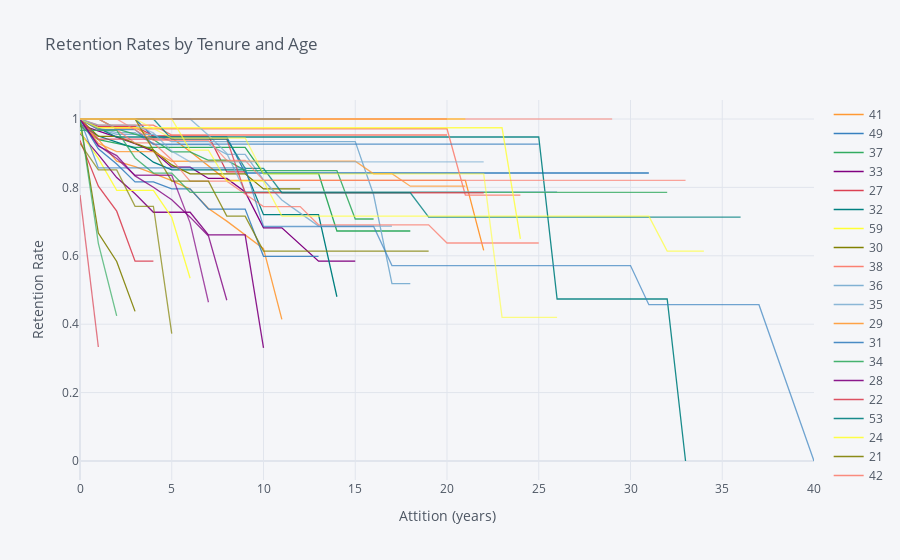

The code cell stored with this chart in its notebook:
### Code cell
rates=survival(data, 'Age', 'YearsAtCompany', 'Attrition')

rates.iplot(kind='line', xTitle='Attition (years)', yTitle='Retention Rate',
            title='Retention Rates by Tenure and Age')

### Figure 1 — Plotly figure (JSON) as saved in the notebook; plotly's stock layout.template omitted (floating-point values rounded to 4 significant figures)
{"data": [{"line": {"color": "rgba(255, 153, 51, 1.0)", "dash": "solid", "shape": "linear", "width": 1.3}, "mode": "lines", "name": "41", "text": "", "type": "scatter", "x": [0, 1, 2, 3, 4, 5, 6, 7, 8, 9, 10, 11, 12, 13, 14, 15, 16, 17, 18, 19, 20, 21, 22, 23, 24, 25, 26, 27, 29, 30, 31, 32, 33, 34, 36, 37, 40], "y": [1, 0.975, 0.975, 0.975, 0.9445, 0.9445, 0.9052, 0.864, 0.8208, 0.8208, 0.8208, 0.8208, 0.8208, 0.8208, 0.8208, 0.8208, 0.8208, 0.8208, 0.8208, 0.8208, 0.8208, 0.8208, 0.6156, "", "", "", "", "", "", "", "", "", "", "", "", "", ""]}, {"line": {"color": "rgba(55, 128, 191, 1.0)", "dash": "solid", "shape": "linear", "width": 1.3}, "mode": "lines", "name": "49", "text": "", "type": "scatter", "x": [0, 1, 2, 3, 4, 5, 6, 7, 8, 9, 10, 11, 12, 13, 14, 15, 16, 17, 18, 19, 20, 21, 22, 23, 24, 25, 26, 27, 29, 30, 31, 32, 33, 34, 36, 37, 40], "y": [1, 1, 1, 1, 0.9474, 0.9474, 0.9474, 0.9474, 0.9474, 0.8421, 0.8421, 0.8421, 0.8421, 0.8421, 0.8421, 0.8421, 0.8421, 0.8421, 0.8421, 0.8421, 0.8421, 0.8421, 0.8421, 0.8421, 0.8421, 0.8421, 0.8421, 0.8421, 0.8421, 0.8421, 0.8421, "", "", "", "", "", ""]}, {"line": {"color": "rgba(50, 171, 96, 1.0)", "dash": "solid", "shape": "linear", "width": 1.3}, "mode": "lines", "name": "37", "text": "", "type": "scatter", "x": [0, 1, 2, 3, 4, 5, 6, 7, 8, 9, 10, 11, 12, 13, 14, 15, 16, 17, 18, 19, 20, 21, 22, 23, 24, 25, 26, 27, 29, 30, 31, 32, 33, 34, 36, 37, 40], "y": [0.98, 0.94, 0.9285, 0.9171, 0.9171, 0.9171, 0.9171, 0.9171, 0.9171, 0.9171, 0.8407, 0.8407, 0.8407, 0.8407, 0.6725, 0.6725, 0.6725, 0.6725, 0.6725, "", "", "", "", "", "", "", "", "", "", "", "", "", "", "", "", "", ""]}, {"line": {"color": "rgba(128, 0, 128, 1.0)", "dash": "solid", "shape": "linear", "width": 1.3}, "mode": "lines", "name": "33", "text": "", "type": "scatter", "x": [0, 1, 2, 3, 4, 5, 6, 7, 8, 9, 10, 11, 12, 13, 14, 15, 16, 17, 18, 19, 20, 21, 22, 23, 24, 25, 26, 27, 29, 30, 31, 32, 33, 34, 36, 37, 40], "y": [0.9828, 0.9652, 0.947, 0.9277, 0.9056, 0.8591, 0.8591, 0.8261, 0.8261, 0.7868, 0.6819, 0.6819, 0.6332, 0.5845, 0.5845, 0.5845, "", "", "", "", "", "", "", "", "", "", "", "", "", "", "", "", "", "", "", "", ""]}, {"line": {"color": "rgba(219, 64, 82, 1.0)", "dash": "solid", "shape": "linear", "width": 1.3}, "mode": "lines", "name": "27", "text": "", "type": "scatter", "x": [0, 1, 2, 3, 4, 5, 6, 7, 8, 9, 10, 11, 12, 13, 14, 15, 16, 17, 18, 19, 20, 21, 22, 23, 24, 25, 26, 27, 29, 30, 31, 32, 33, 34, 36, 37, 40], "y": [1, 0.9787, 0.9787, 0.9787, 0.9508, 0.9508, 0.9508, 0.9508, 0.8451, 0.8451, "", "", "", "", "", "", "", "", "", "", "", "", "", "", "", "", "", "", "", "", "", "", "", "", "", "", ""]}, {"line": {"color": "rgba(0, 128, 128, 1.0)", "dash": "solid", "shape": "linear", "width": 1.3}, "mode": "lines", "name": "32", "text": "", "type": "scatter", "x": [0, 1, 2, 3, 4, 5, 6, 7, 8, 9, 10, 11, 12, 13, 14, 15, 16, 17, 18, 19, 20, 21, 22, 23, 24, 25, 26, 27, 29, 30, 31, 32, 33, 34, 36, 37, 40], "y": [0.9836, 0.9503, 0.9327, 0.9144, 0.8737, 0.8513, 0.8513, 0.8513, 0.8513, 0.8513, 0.7204, 0.7204, 0.7204, 0.7204, 0.4802, "", "", "", "", "", "", "", "", "", "", "", "", "", "", "", "", "", "", "", "", "", ""]}, {"line": {"color": "rgba(255, 255, 51, 1.0)", "dash": "solid", "shape": "linear", "width": 1.3}, "mode": "lines", "name": "59", "text": "", "type": "scatter", "x": [0, 1, 2, 3, 4, 5, 6, 7, 8, 9, 10, 11, 12, 13, 14, 15, 16, 17, 18, 19, 20, 21, 22, 23, 24, 25, 26, 27, 29, 30, 31, 32, 33, 34, 36, 37, 40], "y": [1, 1, 1, 1, 1, 1, 1, 1, 1, 1, 1, 1, 1, 1, 1, 1, 1, 1, 1, 1, 1, 1, "", "", "", "", "", "", "", "", "", "", "", "", "", "", ""]}, {"line": {"color": "rgba(128, 128, 0, 1.0)", "dash": "solid", "shape": "linear", "width": 1.3}, "mode": "lines", "name": "30", "text": "", "type": "scatter", "x": [0, 1, 2, 3, 4, 5, 6, 7, 8, 9, 10, 11, 12, 13, 14, 15, 16, 17, 18, 19, 20, 21, 22, 23, 24, 25, 26, 27, 29, 30, 31, 32, 33, 34, 36, 37, 40], "y": [1, 0.9492, 0.9492, 0.9298, 0.9091, 0.8658, 0.8396, 0.8396, 0.8396, 0.8396, 0.7954, 0.7954, 0.7954, "", "", "", "", "", "", "", "", "", "", "", "", "", "", "", "", "", "", "", "", "", "", "", ""]}, {"line": {"color": "rgba(251, 128, 114, 1.0)", "dash": "solid", "shape": "linear", "width": 1.3}, "mode": "lines", "name": "38", "text": "", "type": "scatter", "x": [0, 1, 2, 3, 4, 5, 6, 7, 8, 9, 10, 11, 12, 13, 14, 15, 16, 17, 18, 19, 20, 21, 22, 23, 24, 25, 26, 27, 29, 30, 31, 32, 33, 34, 36, 37, 40], "y": [1, 0.9821, 0.9821, 0.9821, 0.9821, 0.9533, 0.9533, 0.9533, 0.9533, 0.9533, 0.9533, 0.9533, 0.9533, 0.9533, 0.9533, 0.9533, 0.9533, 0.9533, 0.9533, 0.9533, 0.9533, "", "", "", "", "", "", "", "", "", "", "", "", "", "", "", ""]}, {"line": {"color": "rgba(128, 177, 211, 1.0)", "dash": "solid", "shape": "linear", "width": 1.3}, "mode": "lines", "name": "36", "text": "", "type": "scatter", "x": [0, 1, 2, 3, 4, 5, 6, 7, 8, 9, 10, 11, 12, 13, 14, 15, 16, 17, 18, 19, 20, 21, 22, 23, 24, 25, 26, 27, 29, 30, 31, 32, 33, 34, 36, 37, 40], "y": [1, 0.971, 0.9548, 0.9548, 0.9548, 0.9341, 0.9341, 0.9341, 0.9341, 0.9341, 0.9341, 0.9341, 0.9341, 0.9341, 0.9341, 0.9341, 0.7784, 0.5189, 0.5189, "", "", "", "", "", "", "", "", "", "", "", "", "", "", "", "", "", ""]}, {"line": {"color": "rgba(128, 177, 211, 0.8999999999999999)", "dash": "solid", "shape": "linear", "width": 1.3}, "mode": "lines", "name": "35", "text": "", "type": "scatter", "x": [0, 1, 2, 3, 4, 5, 6, 7, 8, 9, 10, 11, 12, 13, 14, 15, 16, 17, 18, 19, 20, 21, 22, 23, 24, 25, 26, 27, 29, 30, 31, 32, 33, 34, 36, 37, 40], "y": [1, 0.9744, 0.9602, 0.9602, 0.9253, 0.9253, 0.9253, 0.9253, 0.8964, 0.8964, 0.8217, 0.763, 0.7249, 0.6867, 0.6867, 0.6867, 0.6867, 0.6867, "", "", "", "", "", "", "", "", "", "", "", "", "", "", "", "", "", "", ""]}, {"line": {"color": "rgba(255, 153, 51, 0.8999999999999999)", "dash": "solid", "shape": "linear", "width": 1.3}, "mode": "lines", "name": "29", "text": "", "type": "scatter", "x": [0, 1, 2, 3, 4, 5, 6, 7, 8, 9, 10, 11, 12, 13, 14, 15, 16, 17, 18, 19, 20, 21, 22, 23, 24, 25, 26, 27, 29, 30, 31, 32, 33, 34, 36, 37, 40], "y": [0.9853, 0.9405, 0.8767, 0.8605, 0.841, 0.8199, 0.7951, 0.7383, 0.7014, 0.6624, 0.621, 0.414, "", "", "", "", "", "", "", "", "", "", "", "", "", "", "", "", "", "", "", "", "", "", "", "", ""]}, {"line": {"color": "rgba(55, 128, 191, 0.8999999999999999)", "dash": "solid", "shape": "linear", "width": 1.3}, "mode": "lines", "name": "31", "text": "", "type": "scatter", "x": [0, 1, 2, 3, 4, 5, 6, 7, 8, 9, 10, 11, 12, 13, 14, 15, 16, 17, 18, 19, 20, 21, 22, 23, 24, 25, 26, 27, 29, 30, 31, 32, 33, 34, 36, 37, 40], "y": [1, 0.913, 0.8681, 0.8161, 0.8161, 0.7957, 0.7957, 0.7367, 0.7367, 0.7367, 0.5986, 0.5986, 0.5986, 0.5986, "", "", "", "", "", "", "", "", "", "", "", "", "", "", "", "", "", "", "", "", "", "", ""]}, {"line": {"color": "rgba(50, 171, 96, 0.8999999999999999)", "dash": "solid", "shape": "linear", "width": 1.3}, "mode": "lines", "name": "34", "text": "", "type": "scatter", "x": [0, 1, 2, 3, 4, 5, 6, 7, 8, 9, 10, 11, 12, 13, 14, 15, 16, 17, 18, 19, 20, 21, 22, 23, 24, 25, 26, 27, 29, 30, 31, 32, 33, 34, 36, 37, 40], "y": [1, 1, 0.9714, 0.9565, 0.94, 0.9038, 0.9038, 0.8794, 0.8794, 0.8491, 0.8491, 0.8491, 0.8491, 0.8491, 0.8491, 0.7076, 0.7076, "", "", "", "", "", "", "", "", "", "", "", "", "", "", "", "", "", "", "", ""]}, {"line": {"color": "rgba(128, 0, 128, 0.8999999999999999)", "dash": "solid", "shape": "linear", "width": 1.3}, "mode": "lines", "name": "28", "text": "", "type": "scatter", "x": [0, 1, 2, 3, 4, 5, 6, 7, 8, 9, 10, 11, 12, 13, 14, 15, 16, 17, 18, 19, 20, 21, 22, 23, 24, 25, 26, 27, 29, 30, 31, 32, 33, 34, 36, 37, 40], "y": [0.9583, 0.8958, 0.8286, 0.7813, 0.7274, 0.7274, 0.7274, 0.6613, 0.6613, 0.6613, 0.3306, "", "", "", "", "", "", "", "", "", "", "", "", "", "", "", "", "", "", "", "", "", "", "", "", "", ""]}, {"line": {"color": "rgba(219, 64, 82, 0.8999999999999999)", "dash": "solid", "shape": "linear", "width": 1.3}, "mode": "lines", "name": "22", "text": "", "type": "scatter", "x": [0, 1, 2, 3, 4, 5, 6, 7, 8, 9, 10, 11, 12, 13, 14, 15, 16, 17, 18, 19, 20, 21, 22, 23, 24, 25, 26, 27, 29, 30, 31, 32, 33, 34, 36, 37, 40], "y": [0.9375, 0.8036, 0.7305, 0.5844, 0.5844, "", "", "", "", "", "", "", "", "", "", "", "", "", "", "", "", "", "", "", "", "", "", "", "", "", "", "", "", "", "", "", ""]}, {"line": {"color": "rgba(0, 128, 128, 0.8999999999999999)", "dash": "solid", "shape": "linear", "width": 1.3}, "mode": "lines", "name": "53", "text": "", "type": "scatter", "x": [0, 1, 2, 3, 4, 5, 6, 7, 8, 9, 10, 11, 12, 13, 14, 15, 16, 17, 18, 19, 20, 21, 22, 23, 24, 25, 26, 27, 29, 30, 31, 32, 33, 34, 36, 37, 40], "y": [1, 0.9737, 0.9474, 0.9474, 0.9474, 0.9474, 0.9474, 0.9474, 0.9474, 0.9474, 0.9474, 0.9474, 0.9474, 0.9474, 0.9474, 0.9474, 0.9474, 0.9474, 0.9474, 0.9474, 0.9474, 0.9474, 0.9474, 0.9474, 0.9474, 0.9474, 0.4737, 0.4737, 0.4737, 0.4737, 0.4737, 0.4737, 0, "", "", "", ""]}, {"line": {"color": "rgba(255, 255, 51, 0.8999999999999999)", "dash": "solid", "shape": "linear", "width": 1.3}, "mode": "lines", "name": "24", "text": "", "type": "scatter", "x": [0, 1, 2, 3, 4, 5, 6, 7, 8, 9, 10, 11, 12, 13, 14, 15, 16, 17, 18, 19, 20, 21, 22, 23, 24, 25, 26, 27, 29, 30, 31, 32, 33, 34, 36, 37, 40], "y": [0.9615, 0.8846, 0.7915, 0.7915, 0.7915, 0.7123, 0.5343, "", "", "", "", "", "", "", "", "", "", "", "", "", "", "", "", "", "", "", "", "", "", "", "", "", "", "", "", "", ""]}, {"line": {"color": "rgba(128, 128, 0, 0.8999999999999999)", "dash": "solid", "shape": "linear", "width": 1.3}, "mode": "lines", "name": "21", "text": "", "type": "scatter", "x": [0, 1, 2, 3, 4, 5, 6, 7, 8, 9, 10, 11, 12, 13, 14, 15, 16, 17, 18, 19, 20, 21, 22, 23, 24, 25, 26, 27, 29, 30, 31, 32, 33, 34, 36, 37, 40], "y": [1, 0.6667, 0.5833, 0.4375, "", "", "", "", "", "", "", "", "", "", "", "", "", "", "", "", "", "", "", "", "", "", "", "", "", "", "", "", "", "", "", "", ""]}, {"line": {"color": "rgba(251, 128, 114, 0.8999999999999999)", "dash": "solid", "shape": "linear", "width": 1.3}, "mode": "lines", "name": "42", "text": "", "type": "scatter", "x": [0, 1, 2, 3, 4, 5, 6, 7, 8, 9, 10, 11, 12, 13, 14, 15, 16, 17, 18, 19, 20, 21, 22, 23, 24, 25, 26, 27, 29, 30, 31, 32, 33, 34, 36, 37, 40], "y": [1, 1, 0.9714, 0.9714, 0.9714, 0.9714, 0.9714, 0.9714, 0.9714, 0.9714, 0.9714, 0.9714, 0.9714, 0.9714, 0.9714, 0.9714, 0.9714, 0.9714, 0.9714, 0.9714, 0.9714, 0.7771, 0.7771, 0.7771, 0.7771, "", "", "", "", "", "", "", "", "", "", "", ""]}, {"line": {"color": "rgba(251, 128, 114, 0.7999999999999998)", "dash": "solid", "shape": "linear", "width": 1.3}, "mode": "lines", "name": "44", "text": "", "type": "scatter", "x": [0, 1, 2, 3, 4, 5, 6, 7, 8, 9, 10, 11, 12, 13, 14, 15, 16, 17, 18, 19, 20, 21, 22, 23, 24, 25, 26, 27, 29, 30, 31, 32, 33, 34, 36, 37, 40], "y": [1, 0.9688, 0.9688, 0.93, 0.93, 0.8811, 0.8181, 0.8181, 0.8181, 0.7809, 0.7437, 0.7437, 0.7437, 0.6906, 0.6906, 0.6906, 0.6906, 0.6906, 0.6906, 0.6906, 0.6375, 0.6375, 0.6375, 0.6375, 0.6375, 0.6375, "", "", "", "", "", "", "", "", "", "", ""]}, {"line": {"color": "rgba(128, 177, 211, 0.7999999999999998)", "dash": "solid", "shape": "linear", "width": 1.3}, "mode": "lines", "name": "46", "text": "", "type": "scatter", "x": [0, 1, 2, 3, 4, 5, 6, 7, 8, 9, 10, 11, 12, 13, 14, 15, 16, 17, 18, 19, 20, 21, 22, 23, 24, 25, 26, 27, 29, 30, 31, 32, 33, 34, 36, 37, 40], "y": [1, 1, 1, 1, 1, 1, 1, 0.9524, 0.8995, 0.787, 0.787, 0.787, 0.787, 0.787, 0.787, 0.787, 0.787, 0.787, 0.787, 0.787, 0.787, 0.787, 0.787, 0.787, 0.787, 0.787, 0.787, "", "", "", "", "", "", "", "", "", ""]}, {"line": {"color": "rgba(255, 153, 51, 0.7999999999999998)", "dash": "solid", "shape": "linear", "width": 1.3}, "mode": "lines", "name": "39", "text": "", "type": "scatter", "x": [0, 1, 2, 3, 4, 5, 6, 7, 8, 9, 10, 11, 12, 13, 14, 15, 16, 17, 18, 19, 20, 21, 22, 23, 24, 25, 26, 27, 29, 30, 31, 32, 33, 34, 36, 37, 40], "y": [1, 0.9286, 0.9048, 0.9048, 0.9048, 0.8765, 0.8765, 0.8765, 0.8765, 0.8765, 0.8765, 0.8765, 0.8765, 0.8765, 0.8765, 0.8765, 0.84, 0.84, 0.8034, 0.8034, 0.8034, 0.8034, "", "", "", "", "", "", "", "", "", "", "", "", "", "", ""]}, {"line": {"color": "rgba(55, 128, 191, 0.7999999999999998)", "dash": "solid", "shape": "linear", "width": 1.3}, "mode": "lines", "name": "43", "text": "", "type": "scatter", "x": [0, 1, 2, 3, 4, 5, 6, 7, 8, 9, 10, 11, 12, 13, 14, 15, 16, 17, 18, 19, 20, 21, 22, 23, 24, 25, 26, 27, 29, 30, 31, 32, 33, 34, 36, 37, 40], "y": [1, 0.9688, 0.9688, 0.9688, 0.9266, 0.9266, 0.9266, 0.9266, 0.9266, 0.9266, 0.9266, 0.9266, 0.9266, 0.9266, 0.9266, 0.9266, 0.9266, 0.9266, 0.9266, 0.9266, 0.9266, 0.9266, 0.9266, 0.9266, 0.9266, 0.9266, "", "", "", "", "", "", "", "", "", "", ""]}, {"line": {"color": "rgba(50, 171, 96, 0.7999999999999998)", "dash": "solid", "shape": "linear", "width": 1.3}, "mode": "lines", "name": "50", "text": "", "type": "scatter", "x": [0, 1, 2, 3, 4, 5, 6, 7, 8, 9, 10, 11, 12, 13, 14, 15, 16, 17, 18, 19, 20, 21, 22, 23, 24, 25, 26, 27, 29, 30, 31, 32, 33, 34, 36, 37, 40], "y": [0.9667, 0.9667, 0.9667, 0.8861, 0.8418, 0.8418, 0.7857, 0.7857, 0.7857, 0.7857, 0.7857, 0.7857, 0.7857, 0.7857, 0.7857, 0.7857, 0.7857, 0.7857, 0.7857, 0.7857, 0.7857, 0.7857, 0.7857, 0.7857, 0.7857, 0.7857, 0.7857, 0.7857, 0.7857, 0.7857, 0.7857, 0.7857, "", "", "", "", ""]}, {"line": {"color": "rgba(128, 0, 128, 0.7999999999999998)", "dash": "solid", "shape": "linear", "width": 1.3}, "mode": "lines", "name": "26", "text": "", "type": "scatter", "x": [0, 1, 2, 3, 4, 5, 6, 7, 8, 9, 10, 11, 12, 13, 14, 15, 16, 17, 18, 19, 20, 21, 22, 23, 24, 25, 26, 27, 29, 30, 31, 32, 33, 34, 36, 37, 40], "y": [1, 0.9211, 0.8931, 0.8336, 0.8003, 0.7639, 0.713, 0.6581, 0.4701, "", "", "", "", "", "", "", "", "", "", "", "", "", "", "", "", "", "", "", "", "", "", "", "", "", "", "", ""]}, {"line": {"color": "rgba(219, 64, 82, 0.7999999999999998)", "dash": "solid", "shape": "linear", "width": 1.3}, "mode": "lines", "name": "48", "text": "", "type": "scatter", "x": [0, 1, 2, 3, 4, 5, 6, 7, 8, 9, 10, 11, 12, 13, 14, 15, 16, 17, 18, 19, 20, 21, 22, 23, 24, 25, 26, 27, 29, 30, 31, 32, 33, 34, 36, 37, 40], "y": [1, 0.9412, 0.9412, 0.9412, 0.9412, 0.9412, 0.9412, 0.9412, 0.9412, 0.7843, 0.7843, 0.7843, 0.7843, 0.7843, 0.7843, 0.7843, 0.7843, 0.7843, 0.7843, 0.7843, 0.7843, 0.7843, 0.7843, "", "", "", "", "", "", "", "", "", "", "", "", "", ""]}, {"line": {"color": "rgba(0, 128, 128, 0.7999999999999998)", "dash": "solid", "shape": "linear", "width": 1.3}, "mode": "lines", "name": "55", "text": "", "type": "scatter", "x": [0, 1, 2, 3, 4, 5, 6, 7, 8, 9, 10, 11, 12, 13, 14, 15, 16, 17, 18, 19, 20, 21, 22, 23, 24, 25, 26, 27, 29, 30, 31, 32, 33, 34, 36, 37, 40], "y": [1, 1, 1, 1, 1, 0.9412, 0.9412, 0.9412, 0.9412, 0.8556, 0.8556, 0.7843, 0.7843, 0.7843, 0.7843, 0.7843, 0.7843, 0.7843, 0.7843, 0.713, 0.713, 0.713, 0.713, 0.713, 0.713, 0.713, 0.713, 0.713, 0.713, 0.713, 0.713, 0.713, 0.713, 0.713, 0.713, "", ""]}, {"line": {"color": "rgba(255, 255, 51, 0.7999999999999998)", "dash": "solid", "shape": "linear", "width": 1.3}, "mode": "lines", "name": "45", "text": "", "type": "scatter", "x": [0, 1, 2, 3, 4, 5, 6, 7, 8, 9, 10, 11, 12, 13, 14, 15, 16, 17, 18, 19, 20, 21, 22, 23, 24, 25, 26, 27, 29, 30, 31, 32, 33, 34, 36, 37, 40], "y": [1, 0.9744, 0.9744, 0.9744, 0.9744, 0.9744, 0.9744, 0.9744, 0.9744, 0.9744, 0.9744, 0.9744, 0.9744, 0.9744, 0.9744, 0.9744, 0.9744, 0.9744, 0.9744, 0.9744, 0.9744, 0.9744, 0.9744, 0.9744, 0.6496, "", "", "", "", "", "", "", "", "", "", "", ""]}, {"line": {"color": "rgba(128, 128, 0, 0.7999999999999998)", "dash": "solid", "shape": "linear", "width": 1.3}, "mode": "lines", "name": "56", "text": "", "type": "scatter", "x": [0, 1, 2, 3, 4, 5, 6, 7, 8, 9, 10, 11, 12, 13, 14, 15, 16, 17, 18, 19, 20, 21, 22, 23, 24, 25, 26, 27, 29, 30, 31, 32, 33, 34, 36, 37, 40], "y": [1, 1, 1, 1, 0.9091, 0.8182, 0.8182, 0.8182, 0.7159, 0.7159, 0.6136, 0.6136, 0.6136, 0.6136, 0.6136, 0.6136, 0.6136, 0.6136, 0.6136, 0.6136, "", "", "", "", "", "", "", "", "", "", "", "", "", "", "", "", ""]}, {"line": {"color": "rgba(128, 128, 0, 0.7)", "dash": "solid", "shape": "linear", "width": 1.3}, "mode": "lines", "name": "23", "text": "", "type": "scatter", "x": [0, 1, 2, 3, 4, 5, 6, 7, 8, 9, 10, 11, 12, 13, 14, 15, 16, 17, 18, 19, 20, 21, 22, 23, 24, 25, 26, 27, 29, 30, 31, 32, 33, 34, 36, 37, 40], "y": [0.9286, 0.8512, 0.8512, 0.7448, 0.7448, 0.3724, "", "", "", "", "", "", "", "", "", "", "", "", "", "", "", "", "", "", "", "", "", "", "", "", "", "", "", "", "", "", ""]}, {"line": {"color": "rgba(251, 128, 114, 0.7)", "dash": "solid", "shape": "linear", "width": 1.3}, "mode": "lines", "name": "51", "text": "", "type": "scatter", "x": [0, 1, 2, 3, 4, 5, 6, 7, 8, 9, 10, 11, 12, 13, 14, 15, 16, 17, 18, 19, 20, 21, 22, 23, 24, 25, 26, 27, 29, 30, 31, 32, 33, 34, 36, 37, 40], "y": [1, 1, 1, 0.9688, 0.9375, 0.9375, 0.9375, 0.9375, 0.8789, 0.8789, 0.8203, 0.8203, 0.8203, 0.8203, 0.8203, 0.8203, 0.8203, 0.8203, 0.8203, 0.8203, 0.8203, 0.8203, 0.8203, 0.8203, 0.8203, 0.8203, 0.8203, 0.8203, 0.8203, 0.8203, 0.8203, 0.8203, 0.8203, "", "", "", ""]}, {"line": {"color": "rgba(128, 177, 211, 0.7)", "dash": "solid", "shape": "linear", "width": 1.3}, "mode": "lines", "name": "40", "text": "", "type": "scatter", "x": [0, 1, 2, 3, 4, 5, 6, 7, 8, 9, 10, 11, 12, 13, 14, 15, 16, 17, 18, 19, 20, 21, 22, 23, 24, 25, 26, 27, 29, 30, 31, 32, 33, 34, 36, 37, 40], "y": [1, 0.9821, 0.9821, 0.9821, 0.9593, 0.906, 0.8748, 0.8748, 0.8748, 0.8748, 0.8748, 0.8748, 0.8748, 0.8748, 0.8748, 0.8748, 0.8748, 0.8748, 0.8748, 0.8748, 0.8748, 0.8748, 0.8748, "", "", "", "", "", "", "", "", "", "", "", "", "", ""]}, {"line": {"color": "rgba(255, 153, 51, 0.7)", "dash": "solid", "shape": "linear", "width": 1.3}, "mode": "lines", "name": "54", "text": "", "type": "scatter", "x": [0, 1, 2, 3, 4, 5, 6, 7, 8, 9, 10, 11, 12, 13, 14, 15, 16, 17, 18, 19, 20, 21, 22, 23, 24, 25, 26, 27, 29, 30, 31, 32, 33, 34, 36, 37, 40], "y": [1, 1, 1, 1, 1, 1, 1, 1, 1, 1, 1, 1, 1, 1, 1, 1, 1, 1, 1, 1, 1, "", "", "", "", "", "", "", "", "", "", "", "", "", "", "", ""]}, {"line": {"color": "rgba(55, 128, 191, 0.7)", "dash": "solid", "shape": "linear", "width": 1.3}, "mode": "lines", "name": "58", "text": "", "type": "scatter", "x": [0, 1, 2, 3, 4, 5, 6, 7, 8, 9, 10, 11, 12, 13, 14, 15, 16, 17, 18, 19, 20, 21, 22, 23, 24, 25, 26, 27, 29, 30, 31, 32, 33, 34, 36, 37, 40], "y": [1, 0.8571, 0.8571, 0.8571, 0.8571, 0.8571, 0.8571, 0.8571, 0.8571, 0.8571, 0.6857, 0.6857, 0.6857, 0.6857, 0.6857, 0.6857, 0.6857, 0.5714, 0.5714, 0.5714, 0.5714, 0.5714, 0.5714, 0.5714, 0.5714, 0.5714, 0.5714, 0.5714, 0.5714, 0.5714, 0.4571, 0.4571, 0.4571, 0.4571, 0.4571, 0.4571, 0]}, {"line": {"color": "rgba(50, 171, 96, 0.7)", "dash": "solid", "shape": "linear", "width": 1.3}, "mode": "lines", "name": "20", "text": "", "type": "scatter", "x": [0, 1, 2, 3, 4, 5, 6, 7, 8, 9, 10, 11, 12, 13, 14, 15, 16, 17, 18, 19, 20, 21, 22, 23, 24, 25, 26, 27, 29, 30, 31, 32, 33, 34, 36, 37, 40], "y": [1, 0.6364, 0.4242, "", "", "", "", "", "", "", "", "", "", "", "", "", "", "", "", "", "", "", "", "", "", "", "", "", "", "", "", "", "", "", "", "", ""]}, {"line": {"color": "rgba(128, 0, 128, 0.7)", "dash": "solid", "shape": "linear", "width": 1.3}, "mode": "lines", "name": "25", "text": "", "type": "scatter", "x": [0, 1, 2, 3, 4, 5, 6, 7, 8, 9, 10, 11, 12, 13, 14, 15, 16, 17, 18, 19, 20, 21, 22, 23, 24, 25, 26, 27, 29, 30, 31, 32, 33, 34, 36, 37, 40], "y": [1, 0.9231, 0.8846, 0.8355, 0.8355, 0.8355, 0.6962, 0.4642, "", "", "", "", "", "", "", "", "", "", "", "", "", "", "", "", "", "", "", "", "", "", "", "", "", "", "", "", ""]}, {"line": {"color": "rgba(219, 64, 82, 0.7)", "dash": "solid", "shape": "linear", "width": 1.3}, "mode": "lines", "name": "19", "text": "", "type": "scatter", "x": [0, 1, 2, 3, 4, 5, 6, 7, 8, 9, 10, 11, 12, 13, 14, 15, 16, 17, 18, 19, 20, 21, 22, 23, 24, 25, 26, 27, 29, 30, 31, 32, 33, 34, 36, 37, 40], "y": [0.7778, 0.3333, "", "", "", "", "", "", "", "", "", "", "", "", "", "", "", "", "", "", "", "", "", "", "", "", "", "", "", "", "", "", "", "", "", "", ""]}, {"line": {"color": "rgba(0, 128, 128, 0.7)", "dash": "solid", "shape": "linear", "width": 1.3}, "mode": "lines", "name": "57", "text": "", "type": "scatter", "x": [0, 1, 2, 3, 4, 5, 6, 7, 8, 9, 10, 11, 12, 13, 14, 15, 16, 17, 18, 19, 20, 21, 22, 23, 24, 25, 26, 27, 29, 30, 31, 32, 33, 34, 36, 37, 40], "y": [1, 1, 1, 1, 1, 1, 1, 1, 1, 1, 1, 1, 1, "", "", "", "", "", "", "", "", "", "", "", "", "", "", "", "", "", "", "", "", "", "", "", ""]}, {"line": {"color": "rgba(255, 255, 51, 0.7)", "dash": "solid", "shape": "linear", "width": 1.3}, "mode": "lines", "name": "52", "text": "", "type": "scatter", "x": [0, 1, 2, 3, 4, 5, 6, 7, 8, 9, 10, 11, 12, 13, 14, 15, 16, 17, 18, 19, 20, 21, 22, 23, 24, 25, 26, 27, 29, 30, 31, 32, 33, 34, 36, 37, 40], "y": [1, 1, 1, 1, 1, 1, 0.9091, 0.9091, 0.8182, 0.8182, 0.8182, 0.7159, 0.7159, 0.7159, 0.7159, 0.7159, 0.7159, 0.7159, 0.7159, 0.7159, 0.7159, 0.7159, 0.7159, 0.7159, 0.7159, 0.7159, 0.7159, 0.7159, 0.7159, 0.7159, 0.7159, 0.6136, 0.6136, 0.6136, "", "", ""]}, {"line": {"color": "rgba(255, 255, 51, 0.5999999999999999)", "dash": "solid", "shape": "linear", "width": 1.3}, "mode": "lines", "name": "47", "text": "", "type": "scatter", "x": [0, 1, 2, 3, 4, 5, 6, 7, 8, 9, 10, 11, 12, 13, 14, 15, 16, 17, 18, 19, 20, 21, 22, 23, 24, 25, 26, 27, 29, 30, 31, 32, 33, 34, 36, 37, 40], "y": [1, 1, 1, 1, 0.9722, 0.9444, 0.9444, 0.9444, 0.9444, 0.9444, 0.8395, 0.8395, 0.8395, 0.8395, 0.8395, 0.8395, 0.8395, 0.8395, 0.8395, 0.8395, 0.8395, 0.8395, 0.8395, 0.4198, 0.4198, 0.4198, 0.4198, "", "", "", "", "", "", "", "", "", ""]}, {"line": {"color": "rgba(128, 128, 0, 0.5999999999999999)", "dash": "solid", "shape": "linear", "width": 1.3}, "mode": "lines", "name": "18", "text": "", "type": "scatter", "x": [0, 1, 2, 3, 4, 5, 6, 7, 8, 9, 10, 11, 12, 13, 14, 15, 16, 17, 18, 19, 20, 21, 22, 23, 24, 25, 26, 27, 29, 30, 31, 32, 33, 34, 36, 37, 40], "y": [0.5, "", "", "", "", "", "", "", "", "", "", "", "", "", "", "", "", "", "", "", "", "", "", "", "", "", "", "", "", "", "", "", "", "", "", "", ""]}, {"line": {"color": "rgba(251, 128, 114, 0.5999999999999999)", "dash": "solid", "shape": "linear", "width": 1.3}, "mode": "lines", "name": "60", "text": "", "type": "scatter", "x": [0, 1, 2, 3, 4, 5, 6, 7, 8, 9, 10, 11, 12, 13, 14, 15, 16, 17, 18, 19, 20, 21, 22, 23, 24, 25, 26, 27, 29, 30, 31, 32, 33, 34, 36, 37, 40], "y": [1, 1, 1, 1, 1, 1, 1, 1, 1, 1, 1, 1, 1, 1, 1, 1, 1, 1, 1, 1, 1, 1, 1, 1, 1, 1, 1, 1, 1, "", "", "", "", "", "", "", ""]}], "layout": {"legend": {"bgcolor": "#F5F6F9", "font": {"color": "#4D5663"}}, "paper_bgcolor": "#F5F6F9", "plot_bgcolor": "#F5F6F9", "title": {"font": {"color": "#4D5663"}, "text": "Retention Rates by Tenure and Age"}, "xaxis": {"gridcolor": "#E1E5ED", "showgrid": true, "tickfont": {"color": "#4D5663"}, "title": {"font": {"color": "#4D5663"}, "text": "Attition (years)"}, "zerolinecolor": "#E1E5ED"}, "yaxis": {"gridcolor": "#E1E5ED", "showgrid": true, "tickfont": {"color": "#4D5663"}, "title": {"font": {"color": "#4D5663"}, "text": "Retention Rate"}, "zerolinecolor": "#E1E5ED"}}}
